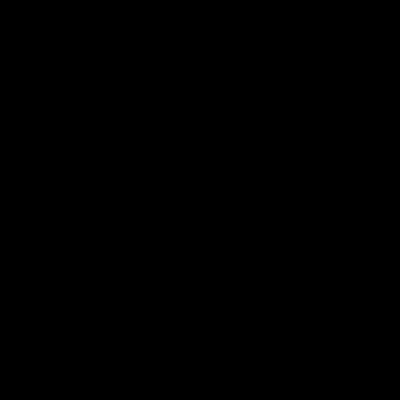
Frame 1 (no input)
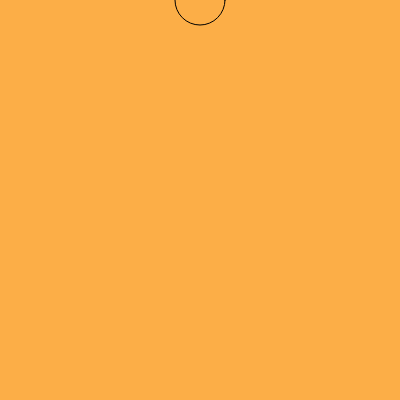
Frame 60 (no input)
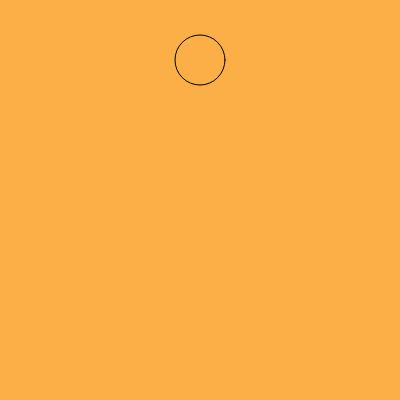
Frame 120 (the mouse pressed at the canvas centre since frame 60)

The p5.js sketch that drew these frames (run headless with seeded random() and noise() and a simulated clock; from frame 60 on, the mouse is pressed at the canvas centre):

// p5.js sketch
// ── sketch.js
var eColor = 0;
var ballDir = 0;
var counter = 0;
var ballDir = false;

function setup() {
    createCanvas(400, 400);
}


function draw() {
    background(eColor);
    fill(eColor);

    if (counter <= 0) {
        ballDir = true;
    }


    if (counter >= height) {
        ballDir = false;
    }


    if (ballDir == true) {
        counter = counter + 1;
    } else {
        counter = counter - 1;
    }


    if (mouseY < height / 2) {
        ballDir = false;
    } else {
        ballDir = true;
    }



    if (mouseY > height / 2) {
        eColor = color(252, 129, 177);
    } else {
        eColor = color(252, 174, 71);
    }

    ellipse(width / 2, counter, 50, 50);

}
